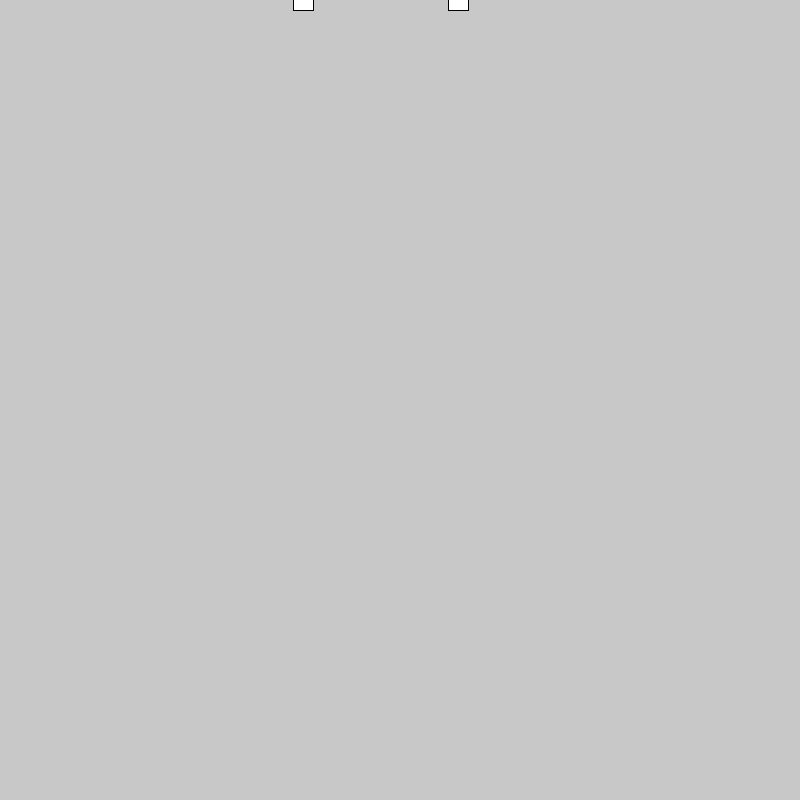
Frame 1 (no input)
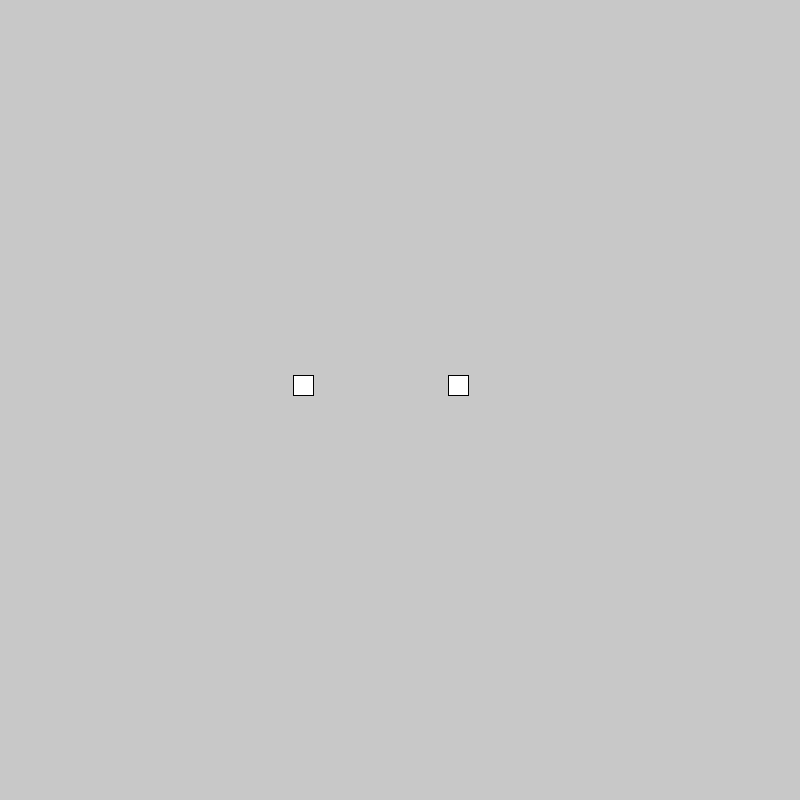
Frame 60 (the mouse pressed at the canvas centre just before this capture)
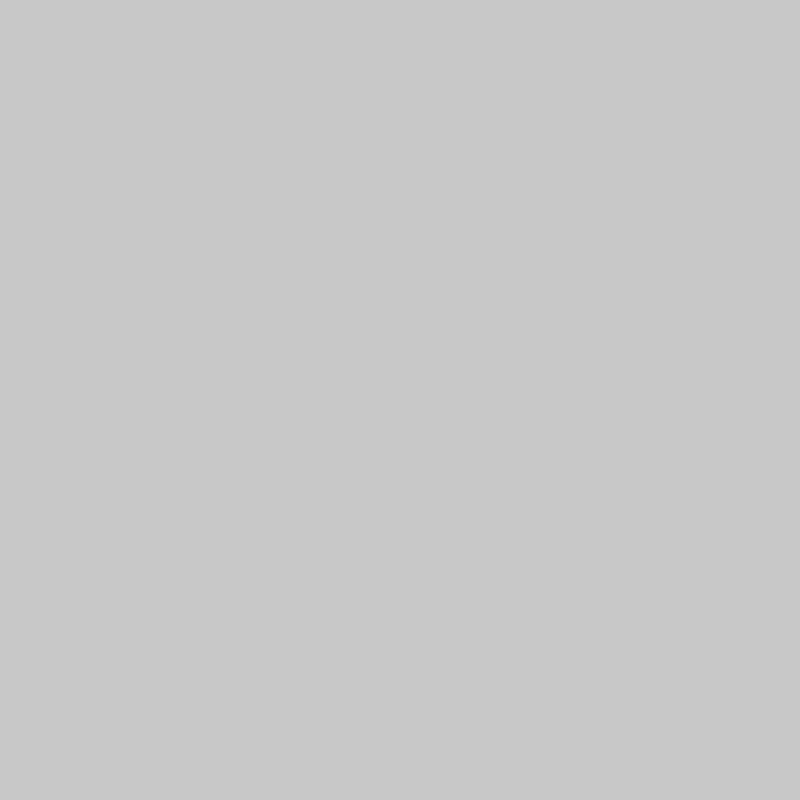
Frame 120 (the mouse held since frame 60 and released just before this capture)

The Processing sketch that drew these frames (run headless with seeded random() and noise(); from frame 60 on, the mouse is pressed at the canvas centre):

// Processing sketch: physics_engine_v1_0
// ── physics_engine_v1_0.pde
//physics engine v1.0
//very simple particles with gravity


//ticks per second
float tickRate = 30;
//difference in time between the previous tick and this one
float dt = 1/tickRate;
int totalTicks = 0;
//time it should run for in ticks
int runTime = 1000;

//var multiplied to all positions for more realism
int posMap = 20;

//amount of particles in the scene
int n = 2;

float gravity = 9.81;

ArrayList<Particle> particles = new ArrayList<Particle>();

void setup(){
  size(800, 800);
  frameRate(60);
  
  
  
  for(int i = 0; i < n; i++){
    particles.add(new Particle());
  }
  
}

void draw(){
  background(200);
  
  fixedUpdate();
}

void fixedUpdate(){
  if(totalTicks <= runTime){
    delay((int)(dt*1000));
    totalTicks++;
    print("tick");
    
    for(Particle particle : particles){
      particle.update();
    }
  }
}
// ── Particle.pde
class Particle{
  
  
  PVector pos;
  PVector vel;
  float mass;
  
  float w = 20;
  float h = 20;
  
  Particle(){
    pos = new PVector(random(width/4, width/4 + width/2), 0);
    vel = new PVector(0, 0);
    
    mass = 1;
  }
  
  void update(){
    render();
    
    PVector force = new PVector(computeForce(this).x, computeForce(this).y);
    PVector acc = new PVector(force.x / mass, force.y / mass);
    vel.x += acc.x * dt;
    vel.y += acc.y * dt;
    pos.x += vel.x * dt * posMap;
    pos.y += vel.y * dt * posMap;
    
    
  }
  
  void render(){
    rect(pos.x - w/2 , pos.y - h/2, w, h);
    
    
    //the commented ellipse is used to dispay the center of mass
    //ellipse(pos.x, pos.y, 5, 5);
  }

  PVector computeForce(Particle particle){
    return new PVector(0, particle.mass * gravity);
  }

}
